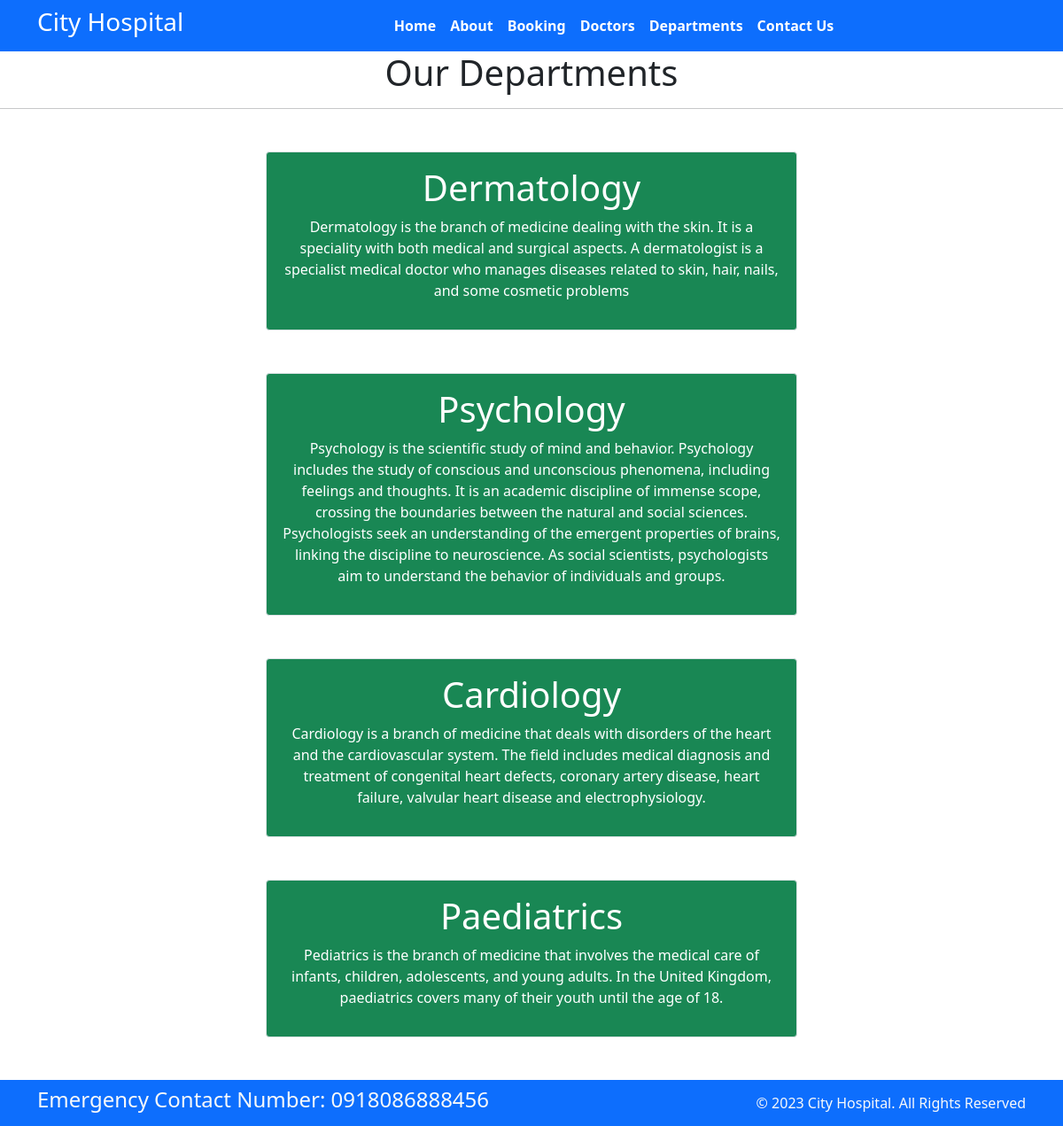
Page /department/ on the committed database.
### home/models.py (models this page shows, shortened)
class Departments(models.Model):
    dep_name = models.CharField(max_length= 100)
    dep_description = models.TextField()

### home/views.py (the view)
# urls.py: path('department/', views.department, name='department'),
def department(request):
    dict_dept = {
        'dept': Departments.objects.all()
    }
    return render(request, 'department.html', dict_dept)

### templates/department.html (shortened to what this page needs)
{% extends 'base.html' %}
{% block content %}
<h1 class="text-center">Our Departments</h1>
<hr>
{% for d in dept %}
<div class="mx-auto w-50 bg-success text-center text-white p-3 my-5 border border-warnig rounded">
    <h1>{{d.dep_name}}</h1>
    <p>{{d.dep_description}}</p>
</div>
{% endfor %}
{% endblock %}

### templates/base.html (shortened to what this page needs)
{% load static %}
<!DOCTYPE html>
<html>
  <head>
    <link rel="stylesheet"
      href=" https://cdn.jsdelivr.net/npm/bootstrap@5.1.3/dist/css/bootstrap.min.css ">
    <link rel="stylesheet"
      href="https://use.fontawesome.com/releases/v5.2.0/css/all.css">
      <link rel="stylesheet"
      href="{% static 'css/style.css' %}">
  </head>
  <body>
    <nav class="navbar bg-primary navbar-expand-md ">
      <div class="container">
        <div class="col-2 text-left pl-md-0">
          <h3 class="text-white"> City Hospital </h3>
        </div>
        <div
          class="collapse navbar-collapse justify-content-center col-md-8 navbar-collapse-3">
          <ul class="navbar-nav justify-content-center  fw-bold">
            <li class="nav-item active">
              <a class="nav-link text-white" href="{% url 'home'%}">Home </a>
            </li>
            <li class="nav-item">
              <a class="nav-link text-white" href="{% url 'about'%}">About</a>
            </li>
            <li class="nav-item">
              <a class="nav-link text-white" href="{% url 'booking'%}">Booking</a>
            </li>
            <li class="nav-item">
              <a class="nav-link text-white" href="{% url 'doctors'%}">Doctors</a>
            </li>
			 <li class="nav-item">
              <a class="nav-link text-white" href="{% url 'department'%}">Departments</a>
            </li>
            <li class="nav-item">
              <a class="nav-link text-white" href="{% url 'contact'%}">Contact Us</a>
            </li>
          </ul>
        </div>
      </div>
    </nav>
    {% block content %}
    {% endblock %}
    <section class="">
      <footer class="pt-2 pb-2  bg-primary text-light">
        <div class="container">
          <div class="row align-items-center">
            <div class="col-12 col-md-8">
              <h4>Emergency Contact Number: 0918086888456</h4>
            </div>
            <div class="col-12 col-md-4 mt-4 mt-md-0 text-center text-md-end">
              © 2023 City Hospital. All Rights Reserved
            </div>
          </div>
        </div>
      </footer>
    </section>
  </body>
</html>

### rows in the picture
Departments: dep_name "Dermatology", dep_description "Dermatology is the branch of medicine dealing with the skin. It is a speciality with both medical and surgical aspects. A dermatologist is a specialist medical doctor who manages diseases related to skin, hair, nails, and some cosmetic problems"
Departments: dep_name "Psychology", dep_description "Psychology is the scientific study of mind and behavior. Psychology includes the study of conscious and unconscious phenomena, including feelings and thoughts. It is an academic discipline of immense scope, crossing the boundaries between the natural and social sciences. Psychologists seek an understanding of the emergent properties of brains, linking the discipline to neuroscience. As social scientists, psychologists aim to understand the behavior of individuals and groups."
Departments: dep_name "Cardiology", dep_description "Cardiology is a branch of medicine that deals with disorders of the heart and the cardiovascular system. The field includes medical diagnosis and treatment of congenital heart defects, coronary artery disease, heart failure, valvular heart disease and electrophysiology."
Departments: dep_name "Paediatrics", dep_description "Pediatrics is the branch of medicine that involves the medical care of infants, children, adolescents, and young adults. In the United Kingdom, paediatrics covers many of their youth until the age of 18."
